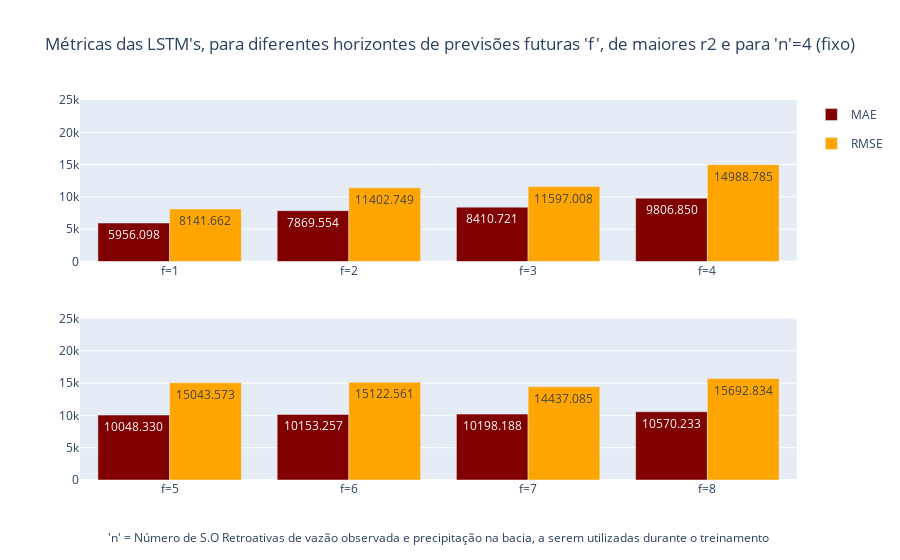

Notebook cell for this chart:
### Code cell
from plotly.subplots import make_subplots
import plotly.graph_objects as go

# Custom labels for each subplot
custom_labels_r2_2 = ['f=5', 'f=6', 'f=7', 'f=8']
custom_labels_r2_1 = ['f=1', 'f=2', 'f=3', 'f=4']

# custom_labels_r2_2 = ['f=5 & n=3', 'f=6 & n=2', 'f=7 & n=1', 'f=8 & n=7']
# custom_labels_r2_1 = ['f=1 & n=7', 'f=2 & n=1', 'f=3 & n=5', 'f=4 & n=2']


# Define colors for bars
r2_color = 'maroon'
corr_color = 'orange'

# Create subplots
fig = make_subplots(rows=2, cols=1) # subplot_titles=("Custom Labels for n=5 to n=8", "Custom Labels for n=1 to n=4")

# Add traces to subplot 1
fig.add_trace(go.Bar(
    x=custom_labels_r2_1,
    y=df_plt_2['metrics.mae'][:4],
    text=df_plt_2['metrics.mae'][:4].apply(lambda x: f'{x:.3f}'),  
    hovertemplate='%{y:.3f}',
    name='MAE',
    legendgroup='mae_group',
    marker=dict(color=r2_color)
), row=1, col=1)

fig.add_trace(go.Bar(
    x=custom_labels_r2_1,
    y=df_plt_2['metrics.rmse'][:4],
    text=df_plt_2['metrics.rmse'][:4].apply(lambda x: f'{x:.3f}'),  
    hovertemplate='%{y:.3f}',
    name='RMSE',
    legendgroup='rmse_group',
    showlegend=False,
    marker=dict(color=corr_color)
), row=1, col=1)

# Add traces to subplot 2
fig.add_trace(go.Bar(
    x=custom_labels_r2_2,
    y=df_plt_2['metrics.mae'][4:],
    text=df_plt_2['metrics.mae'][4:].apply(lambda x: f'{x:.3f}'),  
    hovertemplate='%{y:.3f}',
    name='MAE',
    legendgroup='mae_group',
    showlegend=False,
    marker=dict(color=r2_color)
), row=2, col=1)

fig.add_trace(go.Bar(
    x=custom_labels_r2_2,
    y=df_plt_2['metrics.rmse'][4:],
    text=df_plt_2['metrics.rmse'][4:].apply(lambda x: f'{x:.3f}'),  
    hovertemplate='%{y:.3f}',
    name='RMSE',
    legendgroup='rmse_group',
    marker=dict(color=corr_color)
), row=2, col=1)

# Update layout
fig.update_layout(
    title=f"Métricas {name_plots}, para diferentes horizontes de previsões futuras 'f', de maiores r2 e para 'n'=4 (fixo) ",
    #xaxis=dict(title='Número de S.O Retroativas "n" a serem utilizadas durante o treinamento'),
    barmode='group',
)

# Set the same y-axis range for both subplots
fig.update_yaxes(range=[0, 25000], row=1, col=1)
fig.update_yaxes(range=[0, 25000], row=2, col=1)

# Add annotations
fig.add_annotation(text="'n' = Número de S.O Retroativas de vazão observada e precipitação na bacia, a serem utilizadas durante o treinamento",
                   xref="paper", yref="paper",
                   x=0.5, y=-0.18, showarrow=False)

# Add annotations
fig.add_annotation(text="'f' = Número da S.O Futura onde se prevê a vazão",
                   xref="paper", yref="paper",
                   x=0.5, y=-0.25, showarrow=False)

# Show the plot
fig.show()

### Figure 1 — Plotly figure (JSON) as saved in the notebook; plotly's stock layout.template omitted (floating-point values rounded to 4 significant figures)
{"data": [{"hovertemplate": "%{y:.3f}", "legendgroup": "mae_group", "marker": {"color": "maroon"}, "name": "MAE", "text": ["5956.098", "7869.554", "8410.721", "9806.850"], "type": "bar", "x": ["f=1", "f=2", "f=3", "f=4"], "xaxis": "x", "y": [5956.0, 7870.0, 8411.0, 9807.0], "yaxis": "y"}, {"hovertemplate": "%{y:.3f}", "legendgroup": "rmse_group", "marker": {"color": "orange"}, "name": "RMSE", "showlegend": false, "text": ["8141.662", "11402.749", "11597.008", "14988.785"], "type": "bar", "x": ["f=1", "f=2", "f=3", "f=4"], "xaxis": "x", "y": [8142.0, 11400.0, 11600.0, 14990.0], "yaxis": "y"}, {"hovertemplate": "%{y:.3f}", "legendgroup": "mae_group", "marker": {"color": "maroon"}, "name": "MAE", "showlegend": false, "text": ["10048.330", "10153.257", "10198.188", "10570.233"], "type": "bar", "x": ["f=5", "f=6", "f=7", "f=8"], "xaxis": "x2", "y": [10050.0, 10150.0, 10200.0, 10570.0], "yaxis": "y2"}, {"hovertemplate": "%{y:.3f}", "legendgroup": "rmse_group", "marker": {"color": "orange"}, "name": "RMSE", "text": ["15043.573", "15122.561", "14437.085", "15692.834"], "type": "bar", "x": ["f=5", "f=6", "f=7", "f=8"], "xaxis": "x2", "y": [15040.0, 15120.0, 14440.0, 15690.0], "yaxis": "y2"}], "layout": {"annotations": [{"showarrow": false, "text": "'n' = Número de S.O Retroativas de vazão observada e precipitação na bacia, a serem utilizadas durante o treinamento", "x": 0.5, "xref": "paper", "y": -0.18, "yref": "paper"}, {"showarrow": false, "text": "'f' = Número da S.O Futura onde se prevê a vazão", "x": 0.5, "xref": "paper", "y": -0.25, "yref": "paper"}], "barmode": "group", "title": {"text": "Métricas das LSTM's, para diferentes horizontes de previsões futuras 'f', de maiores r2 e para 'n'=4 (fixo) "}, "xaxis": {"anchor": "y", "domain": [0, 1]}, "xaxis2": {"anchor": "y2", "domain": [0, 1]}, "yaxis": {"anchor": "x", "domain": [0.575, 1], "range": [0, 25000]}, "yaxis2": {"anchor": "x2", "domain": [0, 0.425], "range": [0, 25000]}}}
